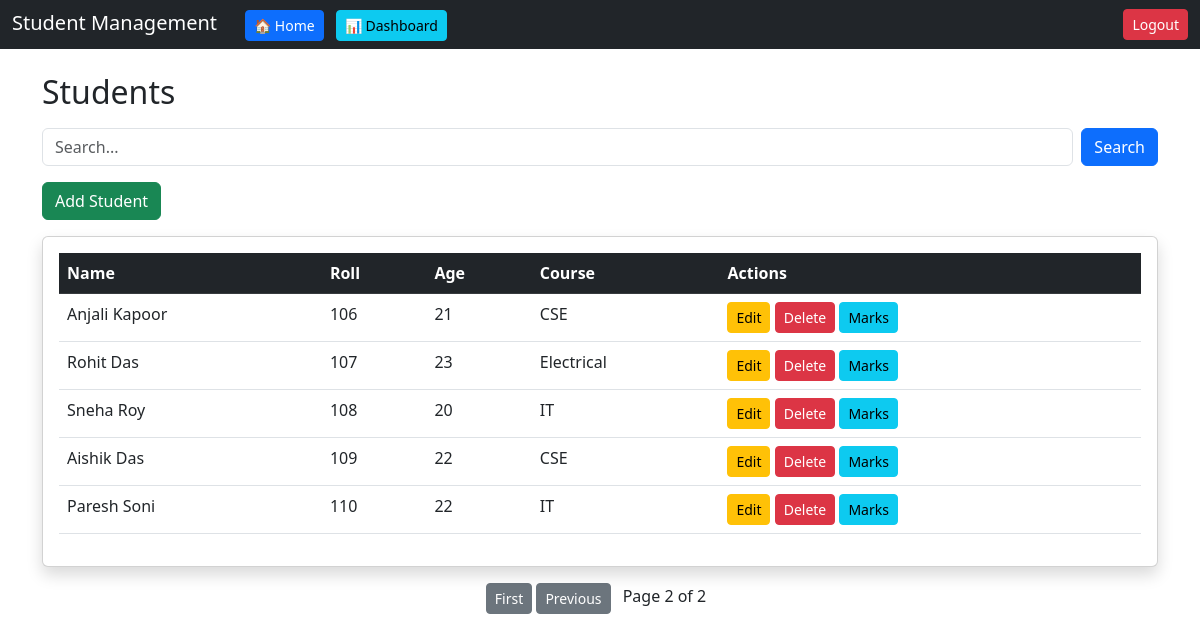
The page /?q=&page=2 (signed in) on the database its author committed.
### students/models.py (models this page shows, shortened)
class Student(models.Model):
    user = models.ForeignKey(User, on_delete=models.CASCADE)
    name = models.CharField(max_length=100)
    roll = models.IntegerField()
    age = models.IntegerField()
    course = models.CharField(max_length=100)

### students/views.py (the view)
# urls.py: path('', views.student_list),
@login_required(login_url='/login/')
def student_list(request):
    query = request.GET.get('q')
    students = Student.objects.filter(user=request.user).order_by('id')
    if query:
        students = students.filter(
            Q(name__icontains=query) | Q(course__icontains=query)
        )
    paginator = Paginator(students, 5)
    page_number = request.GET.get('page')
    page_obj = paginator.get_page(page_number)
    return render(request, 'students/list.html', {'page_obj': page_obj})

### students/templates/students/list.html (shortened to what this page needs)
{% extends 'students/base.html' %}
{% block content %}
<h2 class="mb-3">Students</h2>
<form method="GET" class="d-flex mb-3">
    <input type="text" name="q" class="form-control me-2" placeholder="Search..." value="{{ request.GET.q }}">
    <button class="btn btn-primary">Search</button>
</form>
<a href="/add/" class="btn btn-success mb-3">Add Student</a>
<div class="card shadow">
    <div class="card-body">
        <table class="table table-hover">
            <thead class="table-dark">
                <tr>
                    <th>Name</th>
                    <th>Roll</th>
                    <th>Age</th>
                    <th>Course</th>
                    <th>Actions</th>
                </tr>
            </thead>
            <tbody>
                {% for student in page_obj %}
                <tr>
                    <td>{{ student.name }}</td>
                    <td>{{ student.roll }}</td>
                    <td>{{ student.age }}</td>
                    <td>{{ student.course }}</td>
                    <td>
                        <a href="/edit/{{ student.id }}/" class="btn btn-warning btn-sm">Edit</a>
                        <a href="/delete/{{ student.id }}/" class="btn btn-danger btn-sm">Delete</a>
                        <a href="/marks/{{ student.id }}/" class="btn btn-info btn-sm">Marks</a>
                    </td>
                </tr>
                {% empty %}
                <tr>
                    <td colspan="5" class="text-center">No students found</td>
                </tr>
                {% endfor %}
            </tbody>
        </table>
    </div>
</div>
<div class="mt-3 text-center">
    {% if page_obj.has_previous %}
        <a href="?q={{ request.GET.q }}&page=1" class="btn btn-secondary btn-sm">First</a>
        <a href="?q={{ request.GET.q }}&page={{ page_obj.previous_page_number }}" class="btn btn-secondary btn-sm">Previous</a>
    {% endif %}
    <span class="mx-2">
        Page {{ page_obj.number }} of {{ page_obj.paginator.num_pages }}
    </span>
</div>
{% endblock %}

### rows shown on the page
Student: name "Anjali Kapoor", roll "106", age "21", course "CSE"
Student: name "Rohit Das", roll "107", age "23", course "Electrical"
Student: name "Sneha Roy", roll "108", age "20", course "IT"
Student: name "Aishik Das", roll "109", age "22", course "CSE"
Student: name "Paresh Soni", roll "110", age "22", course "IT"

### other values the page prints
{{ page_obj.number }} "2"
{{ page_obj.paginator.num_pages }} "2"
